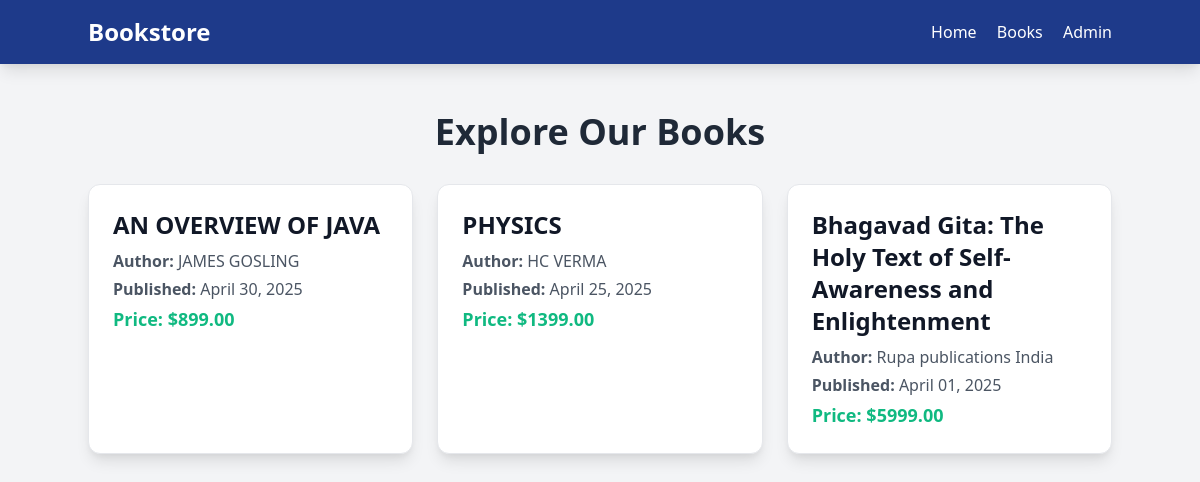
The page /books/ on the database as committed earlier.
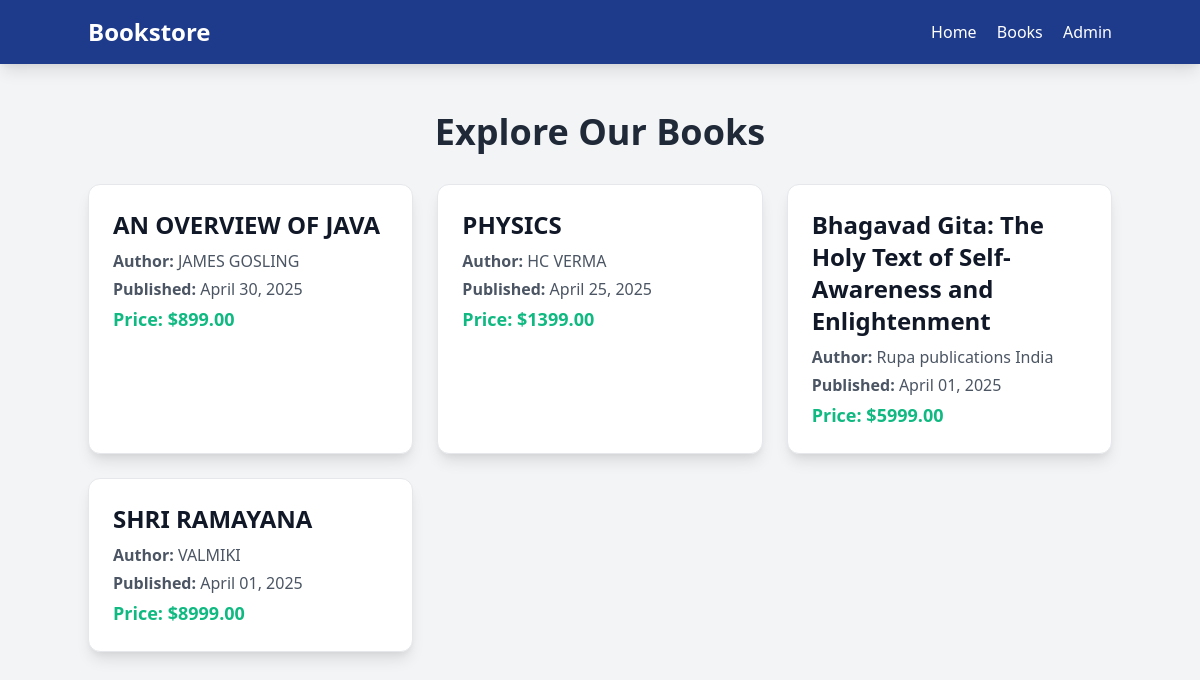
The same page on the database as committed later.
### books/models.py (models this page shows, shortened)
class Book(models.Model):
    title = models.CharField(max_length=200)
    author = models.CharField(max_length=100)
    published_date = models.DateField()
    price = models.DecimalField(max_digits=6, decimal_places=2)
    is_visible = models.BooleanField(default=True)

### books/views.py (the view)
# urls.py: path('books/', views.BookListView.as_view(), name='book_list'),
class BookListView(ListView):
    model = Book
    template_name = 'books/book_list.html'
    context_object_name = 'books'
    def get_queryset(self):
        return Book.objects.filter(is_visible=True)

### books/templates/books/book_list.html (shortened to what this page needs)
{% extends "base.html" %}
{% load static %}
{% block content %}
    <nav class="bg-blue-900 text-white p-4 sticky top-0 z-50 shadow-lg">
        <div class="container mx-auto flex justify-between items-center">
            <a href="{% url 'books:home' %}" class="text-2xl font-bold">Bookstore</a>
            <div class="space-x-4">
                <a href="{% url 'books:home' %}" class="hover:text-green-400">Home</a>
                <a href="{% url 'books:book_list' %}" class="hover:text-green-400">Books</a>
                <a href="{% url 'admin:index' %}" class="hover:text-green-400">Admin</a>
            </div>
        </div>
    </nav>
    <div class="container mx-auto py-12">
        <h1 class="text-3xl sm:text-4xl font-extrabold text-gray-800 mb-8 text-center">Explore Our Books</h1>
        {% if books %}
            <div class="grid grid-cols-1 sm:grid-cols-2 lg:grid-cols-3 gap-6">
                {% for book in books %}
                    <div class="bg-white p-6 rounded-xl shadow-lg border border-gray-200 transform hover:scale-105 transition duration-300">
                        <h2 class="text-xl sm:text-2xl font-semibold text-gray-900 mb-2">
                            <a href="{% url 'books:book_detail' book.pk %}" class="hover:text-blue-900">
                                {{ book.title }}
                            </a>
                        </h2>
                        <p class="text-gray-600 mb-1"><strong>Author:</strong> {{ book.author }}</p>
                        <p class="text-gray-600 mb-1"><strong>Published:</strong> {{ book.published_date|date:"F d, Y" }}</p>
                        <p class="text-green-500 font-bold text-lg"><strong>Price:</strong> ${{ book.price }}</p>
                    </div>
                {% endfor %}
            </div>
        {% else %}
            <p class="text-gray-500 text-center text-lg">No books available at the moment.</p>
        {% endif %}
    </div>
{% endblock %}

Rows that differ between the two databases and show on the page:
added Book: title "SHRI RAMAYANA", author "VALMIKI", published_date "April 01, 2025", price "8999.00"
